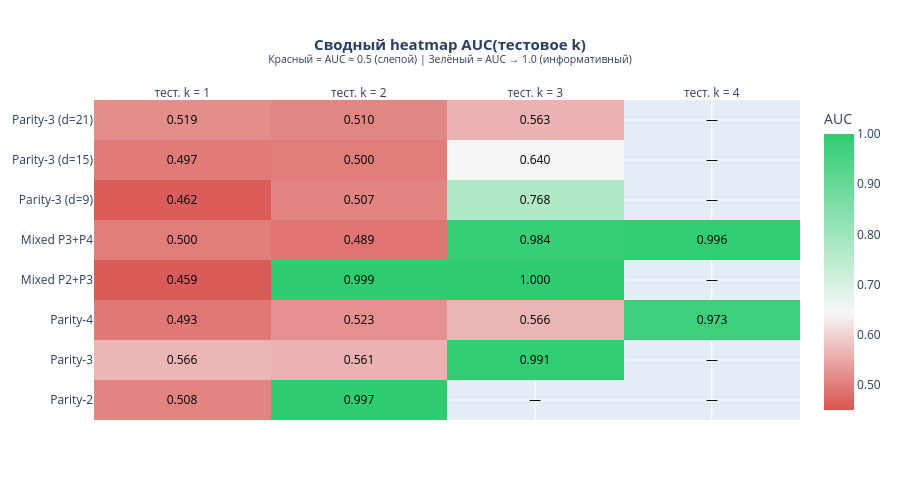

Here is the notebook cell this chart was saved with:
### Markdown cell above
---

### 12.4 Сводный heatmap: AUC по всем датасетам и значениям тестового $k$

### Code cell
all_datasets = (
    [(name, res, k) for (k, d, n, name), res in zip(parity_sweep_configs, parity_sweep_results.values())]
    + [(cfg["label"], mixed_results[cfg["label"]], cfg["k2"]) for cfg in mixed_configs]
    + [(f"Parity-3 (d={d})", d_sweep_results[d], 3) for d in d_sweep_configs[1:]]  # d=9,15,21
)

max_m = 4
rows_labels = [name for name, _, _ in all_datasets]
heatmap_z    = []
heatmap_text = []

for name, res, k_true in all_datasets:
    row_z, row_t = [], []
    for m in range(1, max_m + 1):
        if m in res:
            v = res[m]["auc_mean"]
            row_z.append(v)
            row_t.append(f"{v:.3f}")
        else:
            row_z.append(None)
            row_t.append("—")
    heatmap_z.append(row_z)
    heatmap_text.append(row_t)

fig_heat = go.Figure(go.Heatmap(
    z=heatmap_z,
    x=[f"тест. k = {m}" for m in range(1, max_m + 1)],
    y=rows_labels,
    text=heatmap_text,
    texttemplate="%{text}",
    textfont=dict(size=12, color="black"),
    colorscale=[
        [0.0,  "#d9534f"],
        [0.35, "#f7f7f7"],
        [1.0,  "#2ecc71"],
    ],
    zmin=0.45, zmax=1.0,
    colorbar=dict(title="AUC", tickformat=".2f"),
))

fig_heat.update_layout(
    title=dict(
        text="<b>Сводный heatmap AUC(тестовое k)</b><br>"
             "<sup>Красный = AUC ≈ 0.5 (слепой) | Зелёный = AUC → 1.0 (информативный)</sup>",
        x=0.5, font_size=15,
    ),
    height=500,
    font=dict(size=12),
    xaxis=dict(side="top"),
)
fig_heat.show()

### Figure 1 — Plotly figure (JSON) as saved in the notebook; plotly's stock layout.template omitted (floating-point values rounded to 4 significant figures)
{"data": [{"colorbar": {"tickformat": ".2f", "title": {"text": "AUC"}}, "colorscale": [[0, "#d9534f"], [0.35, "#f7f7f7"], [1, "#2ecc71"]], "text": [["0.508", "0.997", "—", "—"], ["0.566", "0.561", "0.991", "—"], ["0.493", "0.523", "0.566", "0.973"], ["0.459", "0.999", "1.000", "—"], ["0.500", "0.489", "0.984", "0.996"], ["0.462", "0.507", "0.768", "—"], ["0.497", "0.500", "0.640", "—"], ["0.519", "0.510", "0.563", "—"]], "textfont": {"color": "black", "size": 12}, "texttemplate": "%{text}", "type": "heatmap", "x": ["тест. k = 1", "тест. k = 2", "тест. k = 3", "тест. k = 4"], "y": ["Parity-2", "Parity-3", "Parity-4", "Mixed P2+P3", "Mixed P3+P4", "Parity-3 (d=9)", "Parity-3 (d=15)", "Parity-3 (d=21)"], "z": [[0.5078, 0.9969, null, null], [0.5657, 0.5614, 0.991, null], [0.493, 0.5233, 0.5656, 0.9729], [0.4594, 0.9989, 1.0, null], [0.5001, 0.4889, 0.9836, 0.9958], [0.4616, 0.5069, 0.7683, null], [0.4966, 0.4999, 0.6405, null], [0.519, 0.5097, 0.5627, null]], "zmax": 1, "zmin": 0.45}], "layout": {"font": {"size": 12}, "height": 500, "title": {"font": {"size": 15}, "text": "<b>Сводный heatmap AUC(тестовое k)</b><br><sup>Красный = AUC ≈ 0.5 (слепой) | Зелёный = AUC → 1.0 (информативный)</sup>", "x": 0.5}, "xaxis": {"side": "top"}}}
